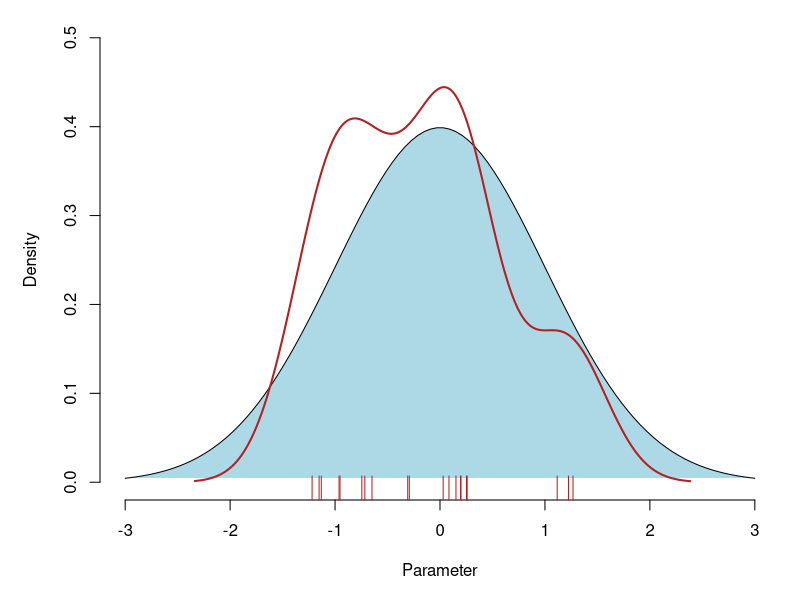
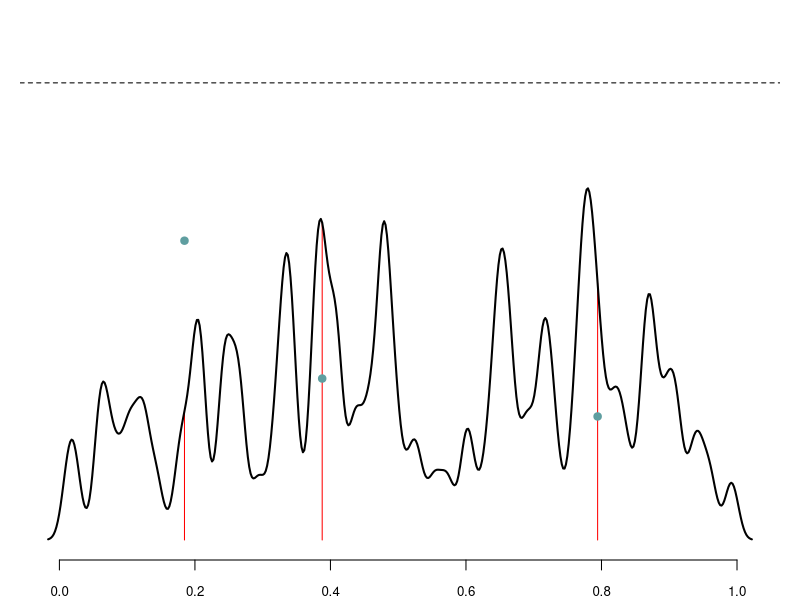
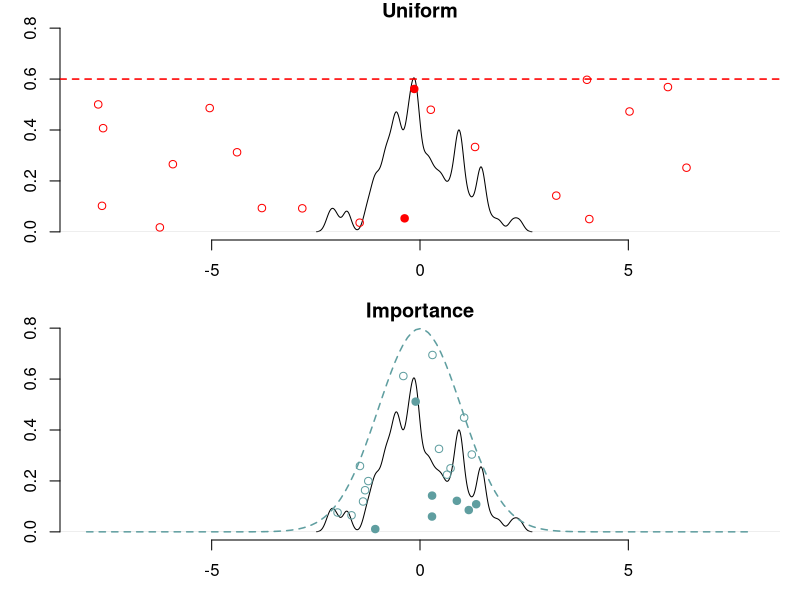

Recreate these plots in R, in order.
x <- seq(-3, 3, length.out=100)
fx <- dnorm(x)
set.seed(3)
samp <- rnorm(20)

svg(filename='~/slides/img/sampling.svg', width=5, height=5)
par(mar=c(5,5,1,1))
plot(x, fx, type='n', ylim=c(0,0.5), bty='n', 
     ylab='Density', xlab='Parameter')
polygon(x, fx, border=NA, col='lightblue')
lines(x, fx)
rug(samp, ticksize=0.05, lwd=1, col='firebrick')
lines(density(samp), col='firebrick', lwd=2)
dev.off()

###########================================

set.seed(1)
x <- runif(100)
d <- density(x, bw=0.01)

svg(file="!/slides/img/monte-carlo.svg", width=5, height=5)
par(mar=c(2,1,1,1))

plot(NA, main='', xlab='', ylab='', xlim=range(d$x), 
     ylim=c(0, 3.5), cex.axis=0.8,
     yaxt='n', xaxt='s', bty='n')
abline(h=3.2, lty=2)

segments(d$x[100], y0=0, y1=d$y[100], col='red')
segments(d$x[200], y0=0, y1=d$y[200], col='red')
segments(d$x[400], y0=0, y1=d$y[400], col='red')
points(x=d$x[c(100,200,400)], y=runif(3, 0, max=3.2), pch=19, 
       col='cadetblue')
lines(d, lwd=2)

dev.off()

#################

pdf("~/slides/img/importance-sampling.pdf", width=4, height=6)
# Importance sampling
set.seed(5)
x <- rnorm(100)
d <- density(x, bw=0.1)
par(mar=c(3,3,1,1), mfrow=c(2,1))
plot(d, xlim=c(-8, 8), ylim=c(0, 0.8), 
     main='Uniform', xlab=NA, ylab=NA, bty='n')
abline(h=0.6, lty=2, col='red', lwd=1.5)

x <- runif(20, min=-8, max=8)
y <- runif(20, 0, 0.6)

z <- sapply (1:20, function(i) {
  if (x[i] < min(d$x) | x[i] > max(d$x)) { FALSE } else {
    # locate closest point
    j <- min(which(d$x > x[i]))
    y[i] < d$y[j]
  }
})

points(x, y, col='red', pch=ifelse(z, 19, 1))


plot(d, xlim=c(-8, 8), ylim=c(0, 0.8), 
     main='Importance', xlab=NA, ylab=NA, bty='n')
xx <- seq(-8, 8, 0.1)
lines(xx, 2*dnorm(xx), col='cadetblue', lwd=1.5, lty=2)

x2 <- rnorm(20)
y2 <- runif(length(x2), 0, 2*dnorm(x2))
z2 <- sapply(1:length(x2), function(i) {
  if (x2[i] < min(d$x) | x2[i] > max(d$x)) { FALSE } else {
    # locate closest point
    j <- min(which(d$x > x2[i]))
    y2[i] < d$y[j]
  }
})
points(x2, y2, col='cadetblue', pch=ifelse(z2, 19, 1))
dev.off()
